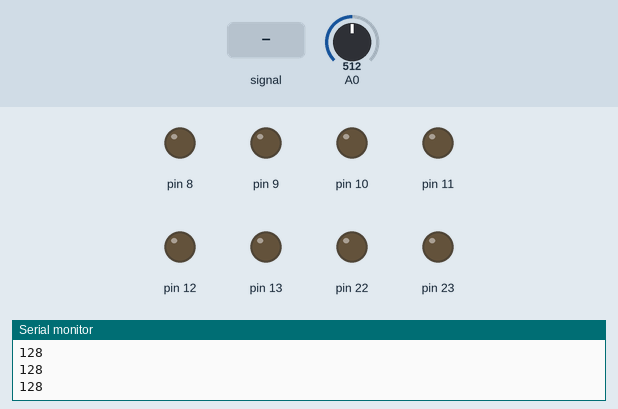
Simulated run of this sketch. Board: Arduino Uno, built with avr-gcc and run on an emulated ATmega328P. On the bench: output pins drawn as LEDs (lit = HIGH), the last lines printed to the serial monitor. Dashed ring = blinking. Inputs (shaded band) come from the test bench; at power-on: A0 = 512.

Above: at 0.8 s.
0.9 s: A0 fed a 2 Hz sine of ±306 counts around its level
At 1.12 s:
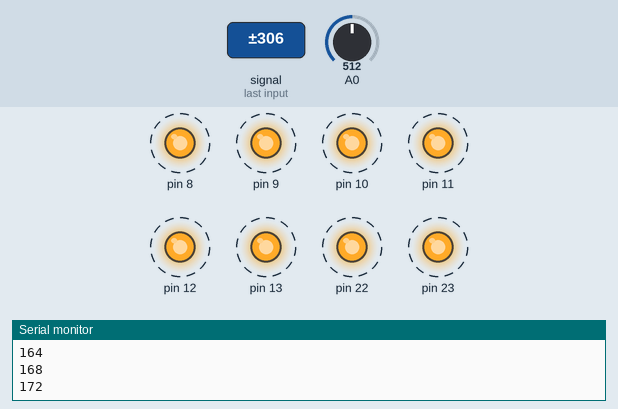
3.9 s: A0 fed a 200 Hz sine of ±81 counts around its level
5.4 s: A0 set to 900
At 6.3 s:
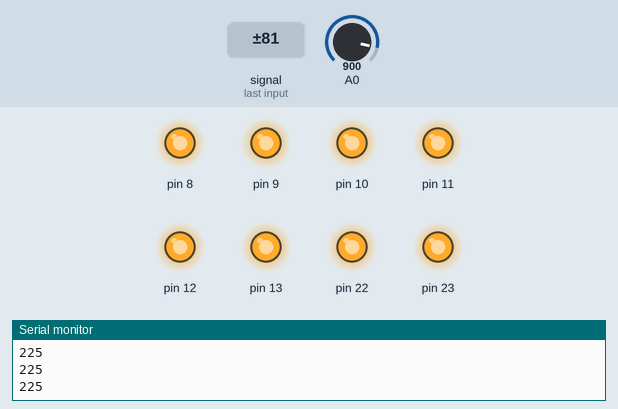
6.9 s: A0 set to 529
8.4 s: A0 set to 498
At 9.6 s:
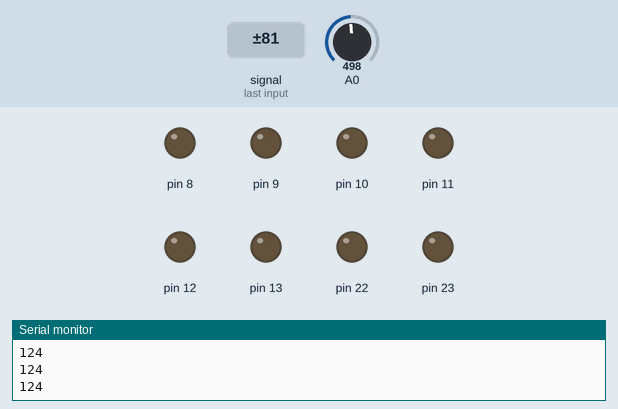
9.9 s: A0 set to 716
At 10.8 s:
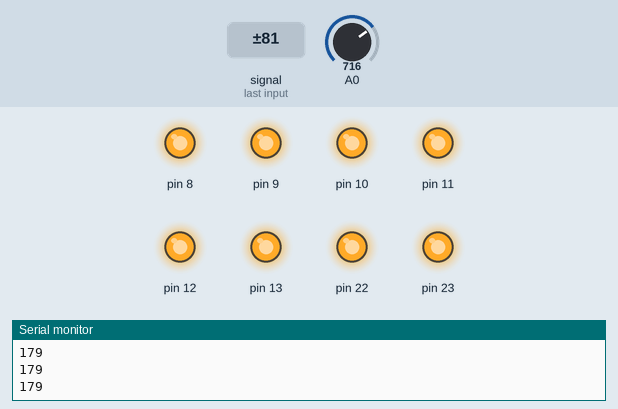
Timing chart, 0 to 12.4 s (numbered marks = the images above; inputs shaded):
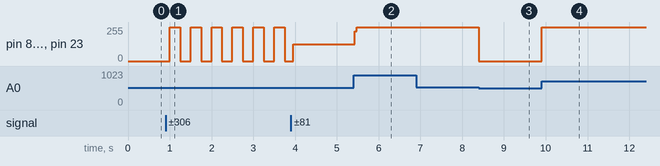

Measured:
- the behaviour switches between 516 and 515 on A0 (found by bisection; images 2 and 3)
- after the input at 0.9 s, pin 8–13, pin 22, pin 23: alternates 255/255 for 0.25 s and 0/255 for 0.25 s, starting after 0.10 s
- after the input at 5.4 s, pin 8–13, pin 22, pin 23: 125/255 → 255/255 at once
- after the input at 8.4 s, pin 8–13, pin 22, pin 23: 255/255 → 0/255 at once
- after the input at 9.9 s, pin 8–13, pin 22, pin 23: 0/255 → 255/255 at once

The sketch:

ADC.ino
```cpp
#include <avr/io.h>
#include <avr/interrupt.h>

ISR(ADC_vect)
{

  if (ADCH>128)
  {
    PORTB=255;
  }
  else
  {
    PORTB=0;
  }
}

int main()
{

  DDRB=255;
  sei();
  ADMUX|=(1<<REFS0)|  (1<<ADLAR); // SET REF TO AREF, LEFT SHIFT, MUX SELECTION
  ADCSRA|=(1<<ADEN)|(1<<ADSC)|(1<<ADATE)|(1<<ADIE)|(1<<ADPS2)|(1<<ADPS1)|(1<<ADPS0);//ENABLE ADC,START CONVERSION,ENALE AUTO TRIGGER,ENABLE INTERRUPT, SET PRESCALER TO 128 F_ADC=F_CPU/PRESCALER
  Serial.begin(9600);
  while(1)
  {
    Serial.println(ADCH);
  }
  return 0;

}
```
